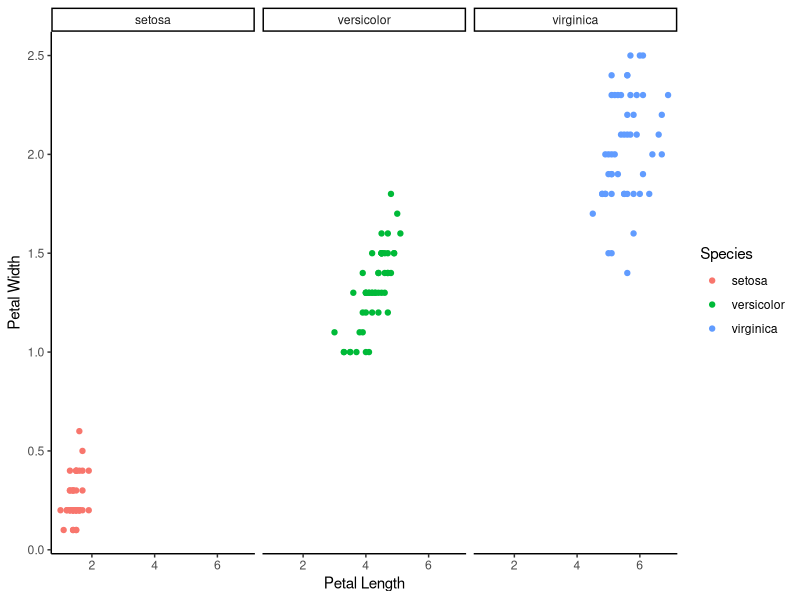

Generate this figure with R:
## ---- chunk 1
knitr::opts_chunk$set(echo = TRUE)
## ---- chunk 2
library(tidyverse)

## ---- chunk 3

iris_graph <- ggplot(iris, aes(x= Petal.Length, y= Petal.Width)) +
  geom_point(aes(color = Species)) +
  theme_classic() +
  labs(x= "Petal Length", y= "Petal Width") +
  facet_wrap(~Species)

iris_graph

